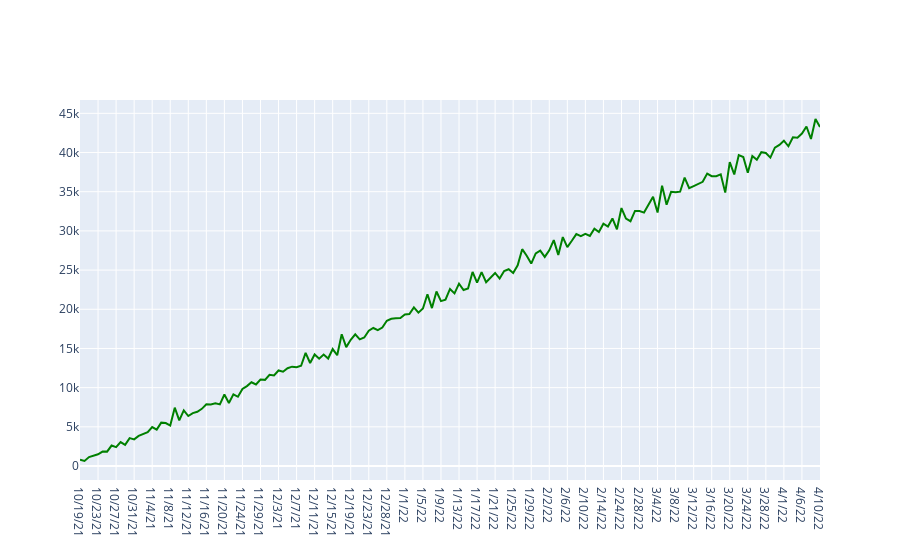

This figure's notebook cell:
### Code cell
fig = go.Figure()
df2 = pd.read_csv('schedule_acd.csv',index_col=0)
df2=df2[df2['season']==2022]

fig.add_trace(
    go.Scatter(x = df2.index, 
            y = df2['acd'],
            mode = 'lines',
            line={'color': 'green'},
            name='Average',
            )
)
fig.show()

### Figure 1 — Plotly figure (JSON) as saved in the notebook; plotly's stock layout.template omitted (floating-point values rounded to 4 significant figures; data arrays with more than 128 entries replaced by an {"elided": "..."} marker saying what was removed)
{"data": [{"line": {"color": "green"}, "mode": "lines", "name": "Average", "type": "scatter", "x": {"elided": "165 str values"}, "y": {"elided": "165 float values"}}], "layout": {}}
